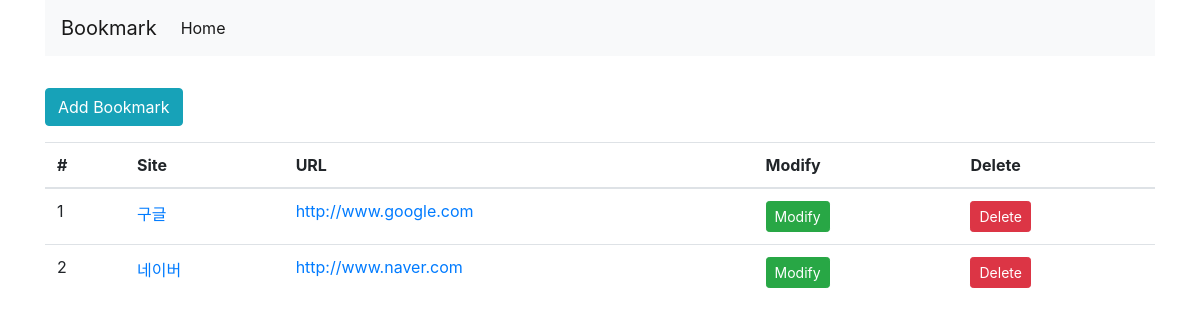
Page /bookmark/ on the earlier database version.
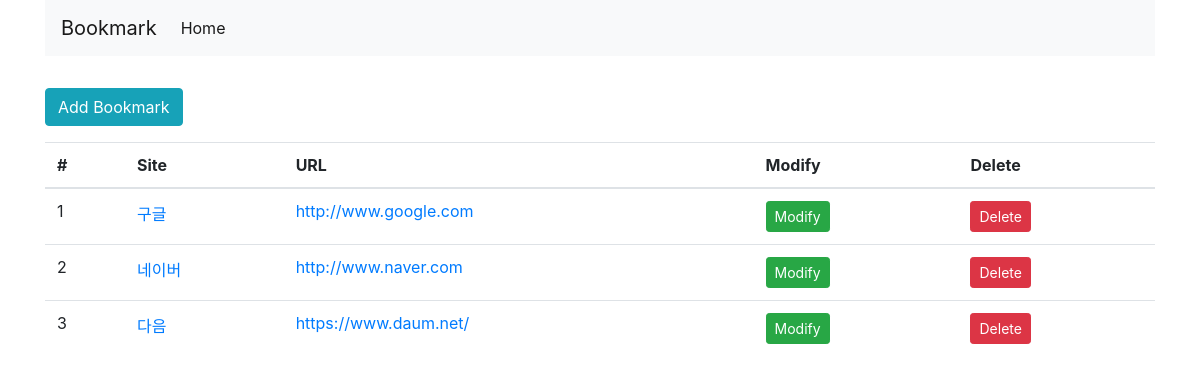
Same page on the later database version.
### mark/models.py (models this page shows, shortened)
class Bookmark(models.Model):
    site_name = models.CharField(max_length=200)
    url = models.URLField('Site URL')

### mark/views.py (the view)
# urls.py: path('', BookmarkListView.as_view(), name='list'),
class BookmarkListView(ListView):
    model = Bookmark
    paginate_by = 5

### mark/templates/mark/bookmark_list.html (shortened to what this page needs)
{% extends 'base.html' %}
{% block content %}
<div class="btn-group">
    <a href="{% url 'add' %}" class="btn btn-info">Add Bookmark</a>
</div>
<table class="table">
    <thead>
        <tr>
            <th scope="col">#</th>
            <th scope="col">Site</th>
            <th scope="col">URL</th>
            <th scope="col">Modify</th>
            <th scope="col">Delete</th>
        </tr>
    </thead>
    <tbody>
        {% for mark in object_list %}
            <tr>
                <td>{{forloop.counter}}</td>
                <td><a href="{% url 'detail' pk=mark.id %}">{{mark.site_name}}</a></td>
                <td><a href="{{mark.url}}" target="_blank">{{mark.url}}</a></td>
                <td><a href="{% url 'update' pk=mark.id %}" class="btn btn-success btn-sm">Modify</a></td>
                <td><a href="{% url 'delete' pk=mark.id %}" class="btn btn-danger btn-sm">Delete</a></td>
            </tr>
        {% endfor %}
    </tbody>
</table>
{% endblock %}

Differences in the rows shown:
added Bookmark: site_name "다음", url "https://www.daum.net/"
